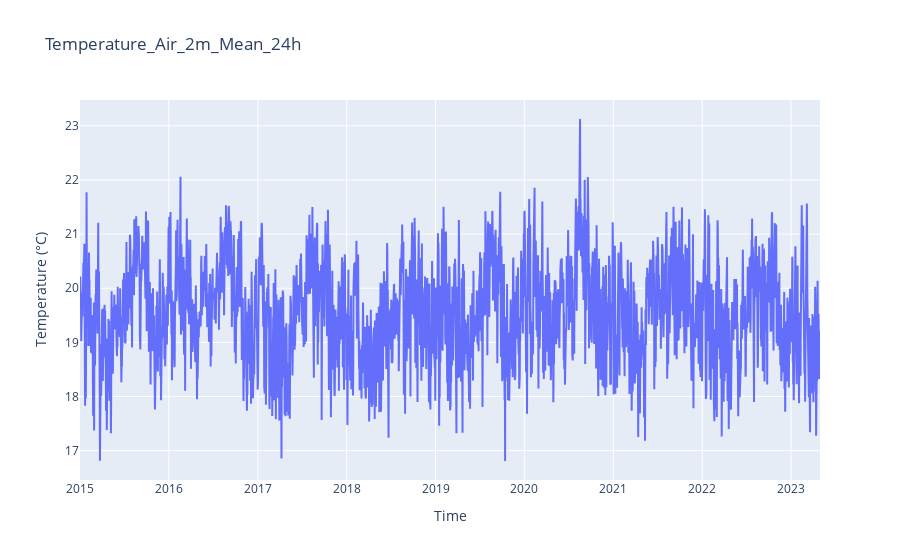

The notebook cell saved with this chart:
### Code cell
plot_creator_plotly(my_lat, my_lon, Temp_mean_24h, "Temperature_Air_2m_Mean_24h", "Temperature_Air_2m_Mean_24h", 'Temperature (°C)')

### Figure 1 — Plotly figure (JSON) as saved in the notebook; plotly's stock layout.template omitted (floating-point values rounded to 4 significant figures; data arrays with more than 128 entries replaced by an {"elided": "..."} marker saying what was removed)
{"data": [{"mode": "lines", "name": "Temperature", "type": "scatter", "x": {"elided": "3042 str values"}, "y": {"elided": "3042 float values"}}], "layout": {"title": {"text": "Temperature_Air_2m_Mean_24h"}, "xaxis": {"title": {"text": "Time"}}, "yaxis": {"title": {"text": "Temperature (°C)"}}}}
